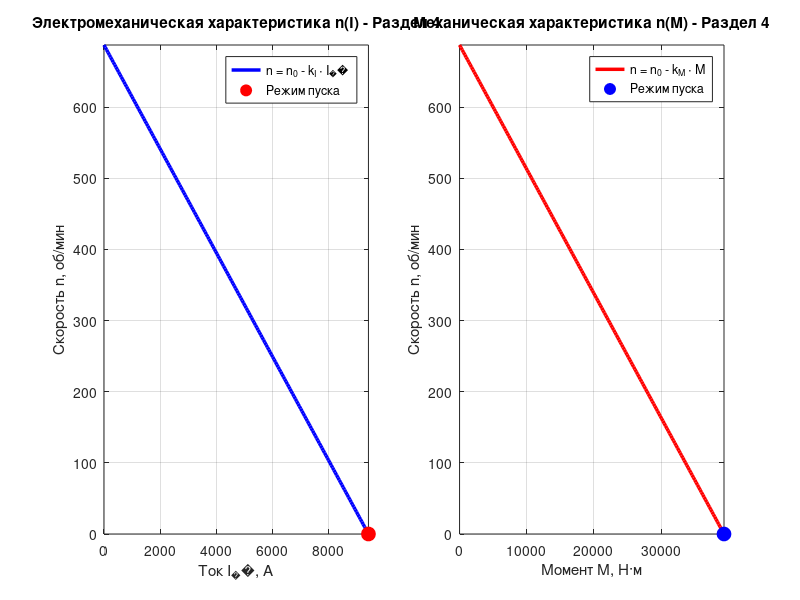

Source code (MATLAB):
%% ============= РАЗДЕЛ 4. Третий расчет =============
% Исходные данные:
U      = 220 * 1.2;         % Напряжение, В (330 В)
R_ya   = 0.014 * 2;             % Сопротивление цепи якоря, Ом
C_F_hom= 0.384;             % Магнитный поток, Вб
UkF_hom= 220 * 1.5 * 3.34;  % Произведение U и Ф, В·Вб

% Расчеты:
I_pusk = U / R_ya;                   % Пусковой ток, А (~23571 A)
n_0    = U / C_F_hom;                % Скорость холостого хода, об/мин (~859 об/мин)
M_pusk = UkF_hom / R_ya;            % Пусковой момент, Н·м (~787143 Н·м)

fprintf('========== Результаты расчетов (раздел 4) ==========\\n');
fprintf('Пусковой ток I_pusk = %.0f A\\n', I_pusk);
fprintf('Скорость холостого хода n_0 = %.0f об/мин\\n', n_0);
fprintf('Пусковой момент M_pusk = %.0f H*m\\n', M_pusk);
fprintf('====================================================\\n');

%% ГРАФИКИ ДЛЯ РАЗДЕЛА 4 (ИСПРАВЛЕНО!)
figure('Name','Раздел 4 – Характеристики', 'Position',[300,300,1200,450]);

% Электромеханическая характеристика n(I)
subplot(1,2,1);
I_4 = linspace(0, I_pusk, 200);
kI_4 = R_ya / C_F_hom;        % kI = R_я / cФ
n_4 = n_0 - kI_4 * I_4;
plot(I_4, n_4, 'b-', 'LineWidth',2.5); hold on;
plot(I_pusk, 0, 'ro','MarkerSize',10,'MarkerFaceColor','r');
grid on; axis tight;
xlabel('Ток I_я, А');
ylabel('Скорость n, об/мин');
title('Электромеханическая характеристика n(I) - Раздел 4');
legend('n = n_0 - k_I \cdot I_я', 'Режим пуска', 'Location','best');

% МЕХАНИЧЕСКАЯ характеристика n(M) - ПРАВИЛЬНАЯ формула!
subplot(1,2,2);
M_4 = linspace(0, M_pusk, 200);
kF_4 = UkF_hom / U;           % kФ = UkФ/U = 3.34 (постоянная)
kM_4 = R_ya / (C_F_hom * kF_4);  % kM = R_я/(cФ·kФ) - ПРАВИЛЬНО!
nM_4 = n_0 - kM_4 * M_4;
plot(M_4, nM_4, 'r-', 'LineWidth',2.5); hold on;
plot(M_pusk, 0, 'bo','MarkerSize',10,'MarkerFaceColor','b');
grid on; axis tight;
xlabel('Момент M, Н·м');
ylabel('Скорость n, об/мин');
title('Механическая характеристика n(M) - Раздел 4');
legend('n = n_0 - k_M \cdot M', 'Режим пуска', 'Location','best');
